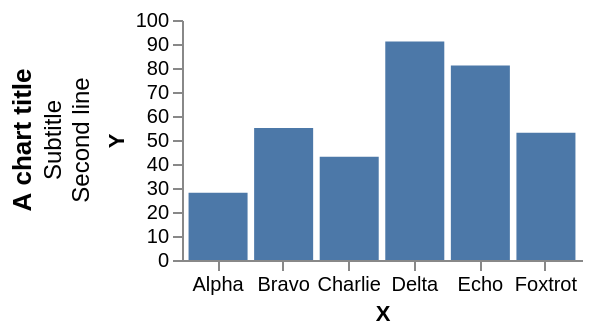

This figure's Vega-Lite source:
### Vega specification from a JSON file in a GitHub repository (floating-point values rounded to 4 significant figures)
{"width": 200, "height": 120, "padding": 5, "data": [{"name": "t", "values": [{"a": "Alpha", "b": 28, "c": "x", "d": 1}, {"a": "Bravo", "b": 55, "c": "y", "d": 2}, {"a": "Charlie", "b": 43, "c": "x", "d": 3}, {"a": "Delta", "b": 91, "c": "z", "d": 4}, {"a": "Echo", "b": 81, "c": "y", "d": 5}, {"a": "Foxtrot", "b": 53, "c": "z", "d": 6}]}], "scales": [{"name": "x", "type": "band", "domain": {"data": "t", "field": "a"}, "range": "width", "padding": 0.1}, {"name": "y", "type": "linear", "domain": {"data": "t", "field": "b"}, "range": "height", "nice": true}, {"name": "color", "type": "ordinal", "domain": {"data": "t", "field": "c"}, "range": {"scheme": "category10"}}, {"name": "ramp", "type": "linear", "domain": {"data": "t", "field": "d"}, "range": {"scheme": "blues"}}, {"name": "size", "type": "linear", "domain": {"data": "t", "field": "b"}, "range": [10, 200]}, {"name": "shape", "type": "ordinal", "domain": {"data": "t", "field": "c"}, "range": "symbol"}, {"name": "quant", "type": "quantize", "domain": [0, 100], "range": {"scheme": "greens", "count": 4}}], "marks": [{"type": "rect", "from": {"data": "t"}, "encode": {"enter": {"x": {"scale": "x", "field": "a"}, "width": {"scale": "x", "band": 1}, "y": {"scale": "y", "field": "b"}, "y2": {"scale": "y", "value": 0}}}}], "title": {"text": "A chart title", "subtitle": ["Subtitle", "Second line"], "orient": "left", "anchor": "middle", "frame": "group", "offset": 6}, "axes": [{"orient": "bottom", "scale": "x", "title": "X"}, {"orient": "left", "scale": "y", "title": "Y"}]}
